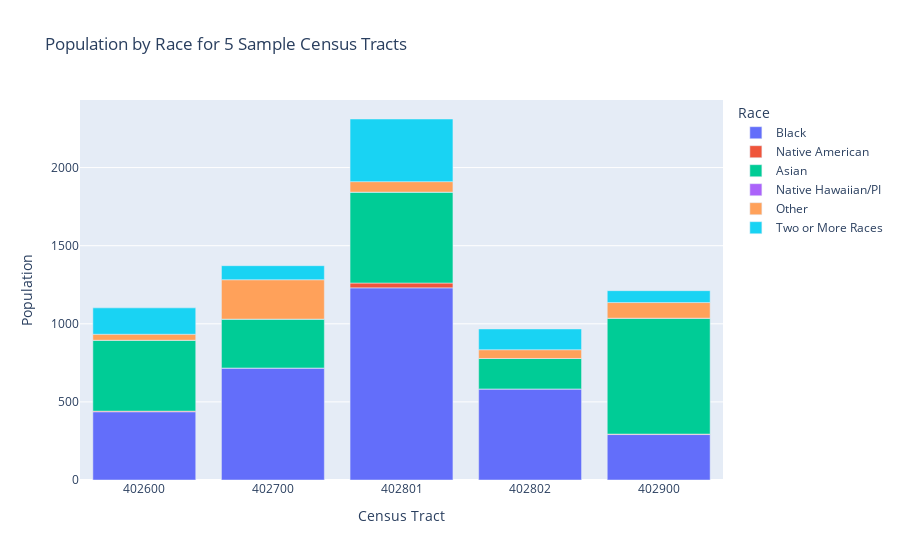

Notebook code cell kept with this figure:
### Markdown cell above
Then, I created a stacked bar chart with this dataframe.

### Code cell
fig = px.bar(minority_pop_2,
       x='Census Tract',
       y='Population',
       color='variable',
       labels={'variable':'Race'},
       title='Population by Race for 5 Sample Census Tracts'
)

fig.show()

### Figure 1 — Plotly figure (JSON) as saved in the notebook; plotly's stock layout.template omitted (floating-point values rounded to 4 significant figures)
{"data": [{"alignmentgroup": "True", "hovertemplate": "Race=Black<br>Census Tract=%{x}<br>Population=%{y}<extra></extra>", "legendgroup": "Black", "marker": {"color": "#636efa", "pattern": {"shape": ""}}, "name": "Black", "offsetgroup": "Black", "orientation": "v", "showlegend": true, "textposition": "auto", "type": "bar", "x": ["402600", "402700", "402801", "402802", "402900"], "xaxis": "x", "y": [437, 717, 1230, 583, 291], "yaxis": "y"}, {"alignmentgroup": "True", "hovertemplate": "Race=Native American<br>Census Tract=%{x}<br>Population=%{y}<extra></extra>", "legendgroup": "Native American", "marker": {"color": "#EF553B", "pattern": {"shape": ""}}, "name": "Native American", "offsetgroup": "Native American", "orientation": "v", "showlegend": true, "textposition": "auto", "type": "bar", "x": ["402600", "402700", "402801", "402802", "402900"], "xaxis": "x", "y": [4, 0, 31, 0, 3], "yaxis": "y"}, {"alignmentgroup": "True", "hovertemplate": "Race=Asian<br>Census Tract=%{x}<br>Population=%{y}<extra></extra>", "legendgroup": "Asian", "marker": {"color": "#00cc96", "pattern": {"shape": ""}}, "name": "Asian", "offsetgroup": "Asian", "orientation": "v", "showlegend": true, "textposition": "auto", "type": "bar", "x": ["402600", "402700", "402801", "402802", "402900"], "xaxis": "x", "y": [454, 313, 582, 195, 742], "yaxis": "y"}, {"alignmentgroup": "True", "hovertemplate": "Race=Native Hawaiian/PI<br>Census Tract=%{x}<br>Population=%{y}<extra></extra>", "legendgroup": "Native Hawaiian/PI", "marker": {"color": "#ab63fa", "pattern": {"shape": ""}}, "name": "Native Hawaiian/PI", "offsetgroup": "Native Hawaiian/PI", "orientation": "v", "showlegend": true, "textposition": "auto", "type": "bar", "x": ["402600", "402700", "402801", "402802", "402900"], "xaxis": "x", "y": [0, 0, 0, 0, 0], "yaxis": "y"}, {"alignmentgroup": "True", "hovertemplate": "Race=Other<br>Census Tract=%{x}<br>Population=%{y}<extra></extra>", "legendgroup": "Other", "marker": {"color": "#FFA15A", "pattern": {"shape": ""}}, "name": "Other", "offsetgroup": "Other", "orientation": "v", "showlegend": true, "textposition": "auto", "type": "bar", "x": ["402600", "402700", "402801", "402802", "402900"], "xaxis": "x", "y": [38, 252, 67, 56, 100], "yaxis": "y"}, {"alignmentgroup": "True", "hovertemplate": "Race=Two or More Races<br>Census Tract=%{x}<br>Population=%{y}<extra></extra>", "legendgroup": "Two or More Races", "marker": {"color": "#19d3f3", "pattern": {"shape": ""}}, "name": "Two or More Races", "offsetgroup": "Two or More Races", "orientation": "v", "showlegend": true, "textposition": "auto", "type": "bar", "x": ["402600", "402700", "402801", "402802", "402900"], "xaxis": "x", "y": [169, 90, 401, 133, 76], "yaxis": "y"}], "layout": {"autosize": true, "barmode": "relative", "legend": {"title": {"text": "Race"}, "tracegroupgap": 0}, "title": {"text": "Population by Race for 5 Sample Census Tracts"}, "xaxis": {"anchor": "y", "autorange": true, "domain": [0, 1], "range": [-0.5, 4.5], "title": {"text": "Census Tract"}, "type": "category"}, "yaxis": {"anchor": "x", "autorange": true, "domain": [0, 1], "range": [0, 2433.0], "title": {"text": "Population"}, "type": "linear"}}}
